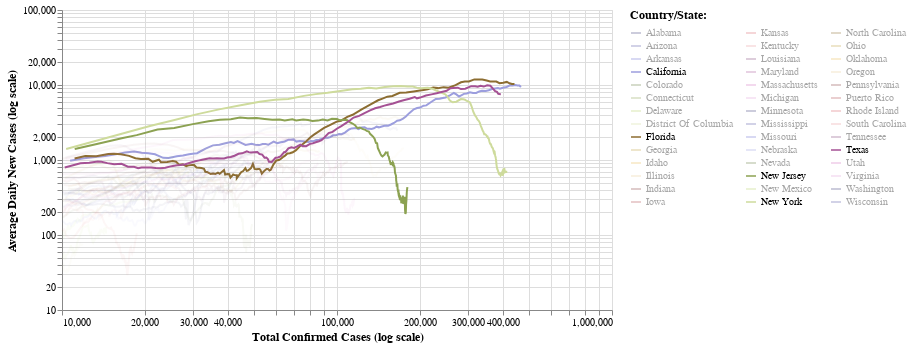

Notebook code cell kept with this figure:
### Markdown cell above
## United States of America

### Code cell
#hide_input
make_chart(df_usa)

### Figure 1 — Vega-Lite specification as saved in the notebook (floating-point values rounded to 4 significant figures; data arrays with more than 128 entries replaced by an {"elided": "..."} marker saying what was removed)
{"config": {"view": {"continuousWidth": 400, "continuousHeight": 300}, "axis": {"labelFontSize": 10, "titleFontSize": 12}, "legend": {"labelFontSize": 10, "titleFontSize": 12}}, "data": {"name": "data-b1f88c3458046b85e2d168731009d314"}, "mark": "line", "encoding": {"color": {"type": "nominal", "field": "country", "legend": {"columns": 3, "symbolLimit": 42, "title": "Country/State:"}, "scale": {"scheme": "category20b"}}, "opacity": {"condition": {"value": 1, "selection": "selector001"}, "value": 0.05}, "tooltip": [{"type": "nominal", "field": "country"}, {"type": "temporal", "field": "date"}, {"type": "quantitative", "field": "confirmed"}, {"type": "quantitative", "field": "daily_new_abs"}, {"type": "quantitative", "field": "daily_new_avg"}], "x": {"type": "quantitative", "field": "confirmed", "scale": {"type": "log"}, "title": "Total Confirmed Cases (log scale)"}, "y": {"type": "quantitative", "field": "daily_new_avg", "scale": {"type": "log"}, "title": "Average Daily New Cases (log scale)"}}, "selection": {"selector001": {"type": "multi", "bind": "legend", "fields": ["country"], "init": [{"country": "California"}, {"country": "Florida"}, {"country": "New York"}, {"country": "Texas"}, {"country": "New Jersey"}]}}, "width": 550, "$schema": "https://vega.github.io/schema/vega-lite/v4.8.1.json", "datasets": {"data-b1f88c3458046b85e2d168731009d314": {"elided": "3508 records"}}}
